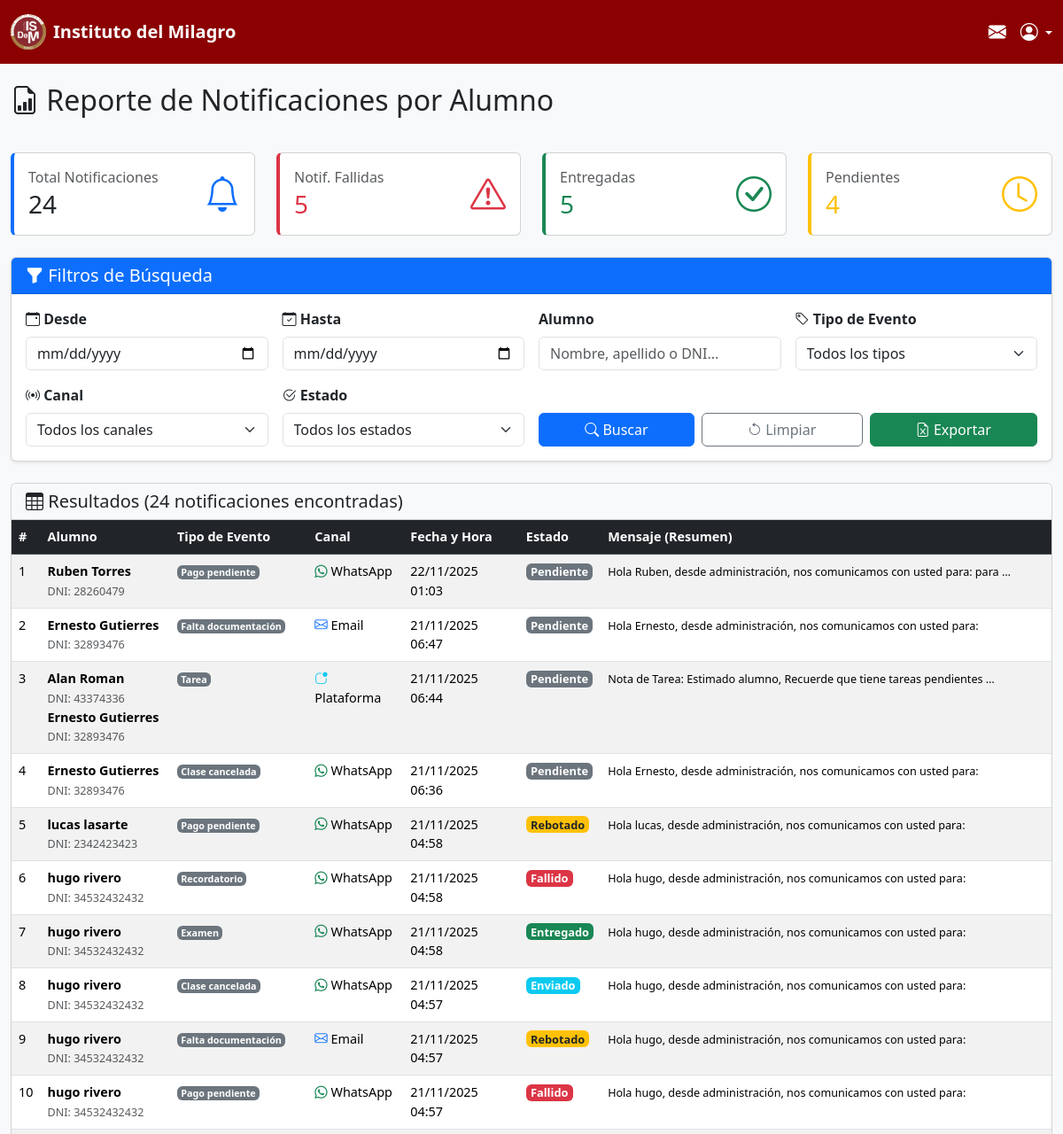
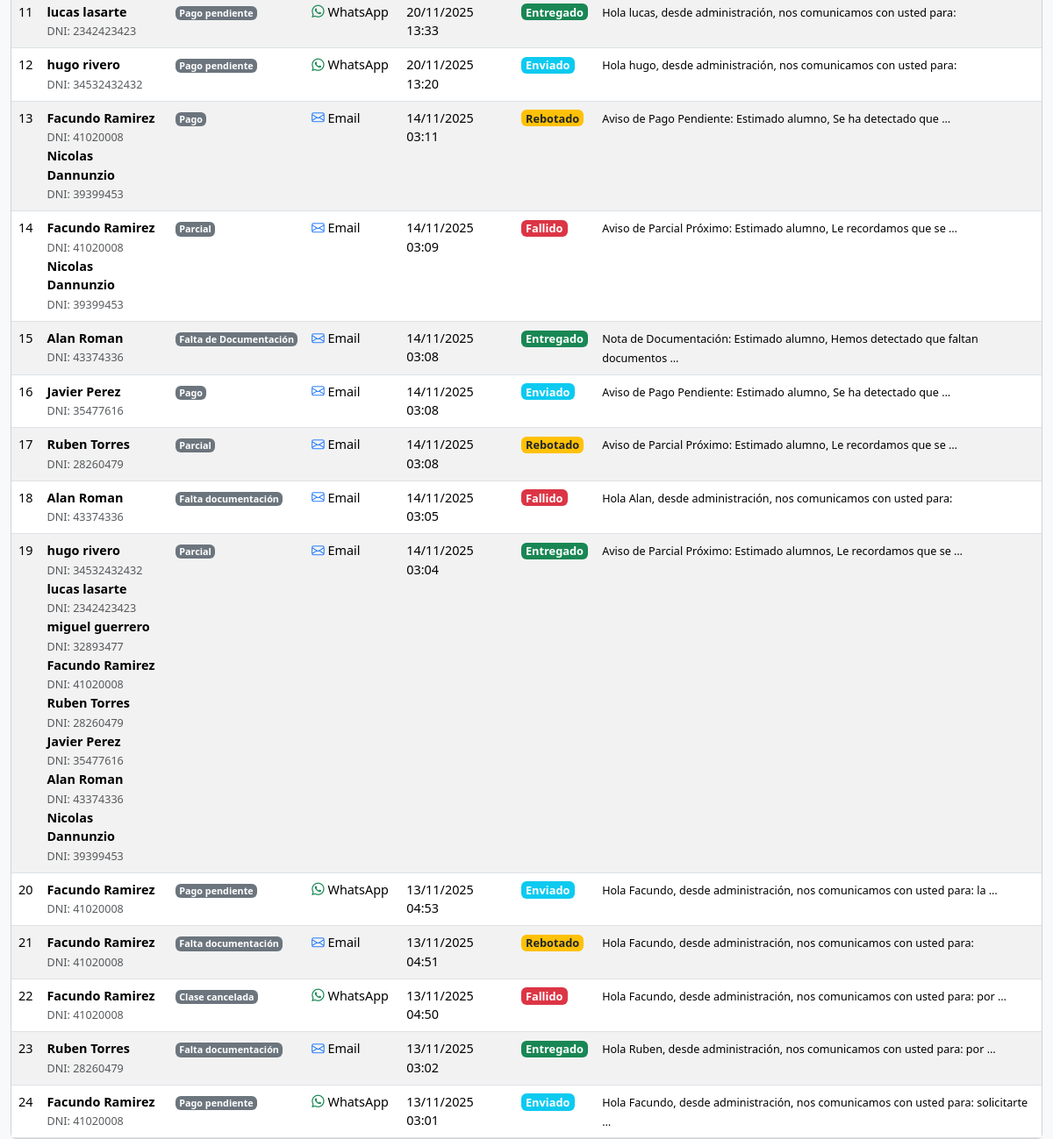
The page /reporte-notificaciones/ (signed in) on the database as committed earlier (2 pictures, top to bottom).
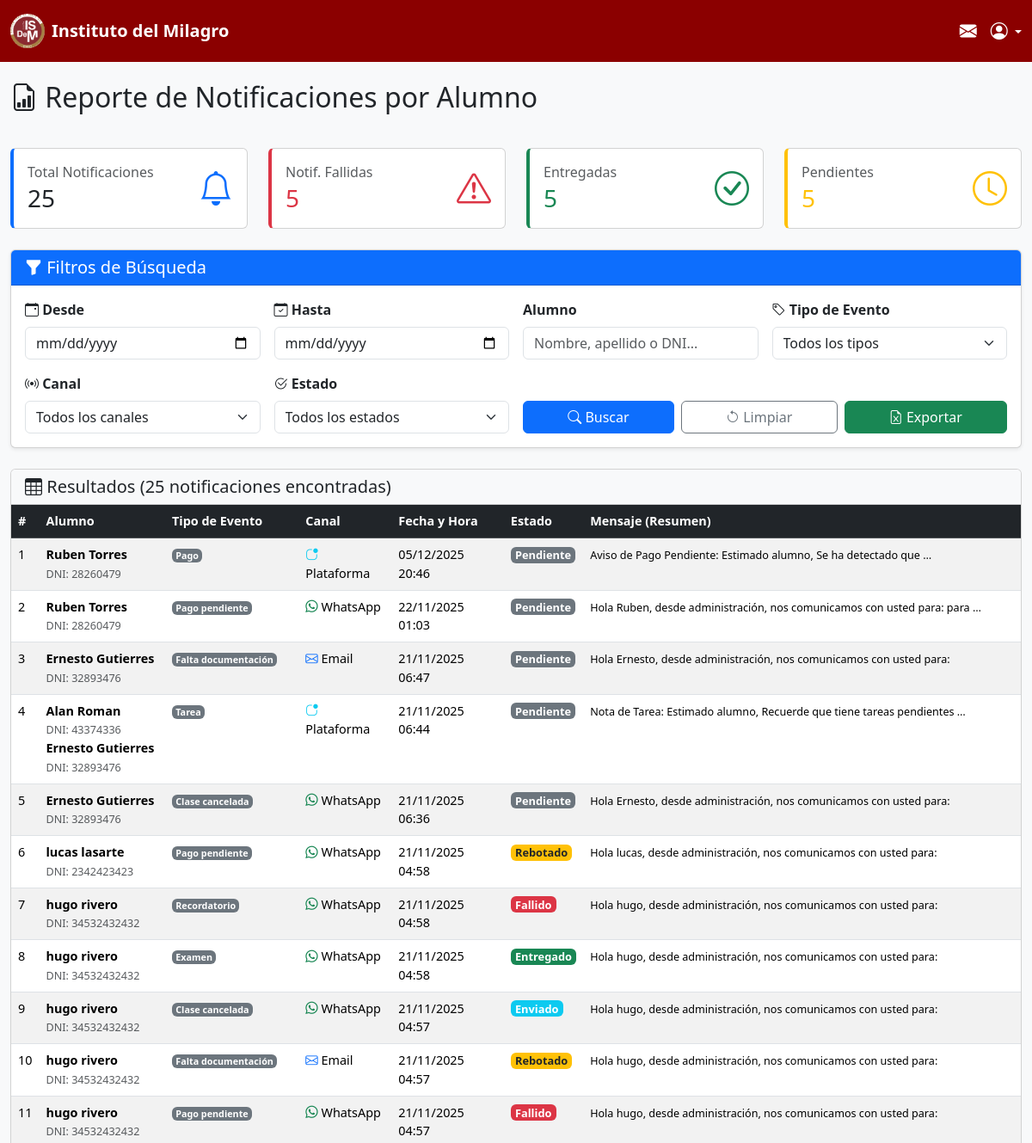
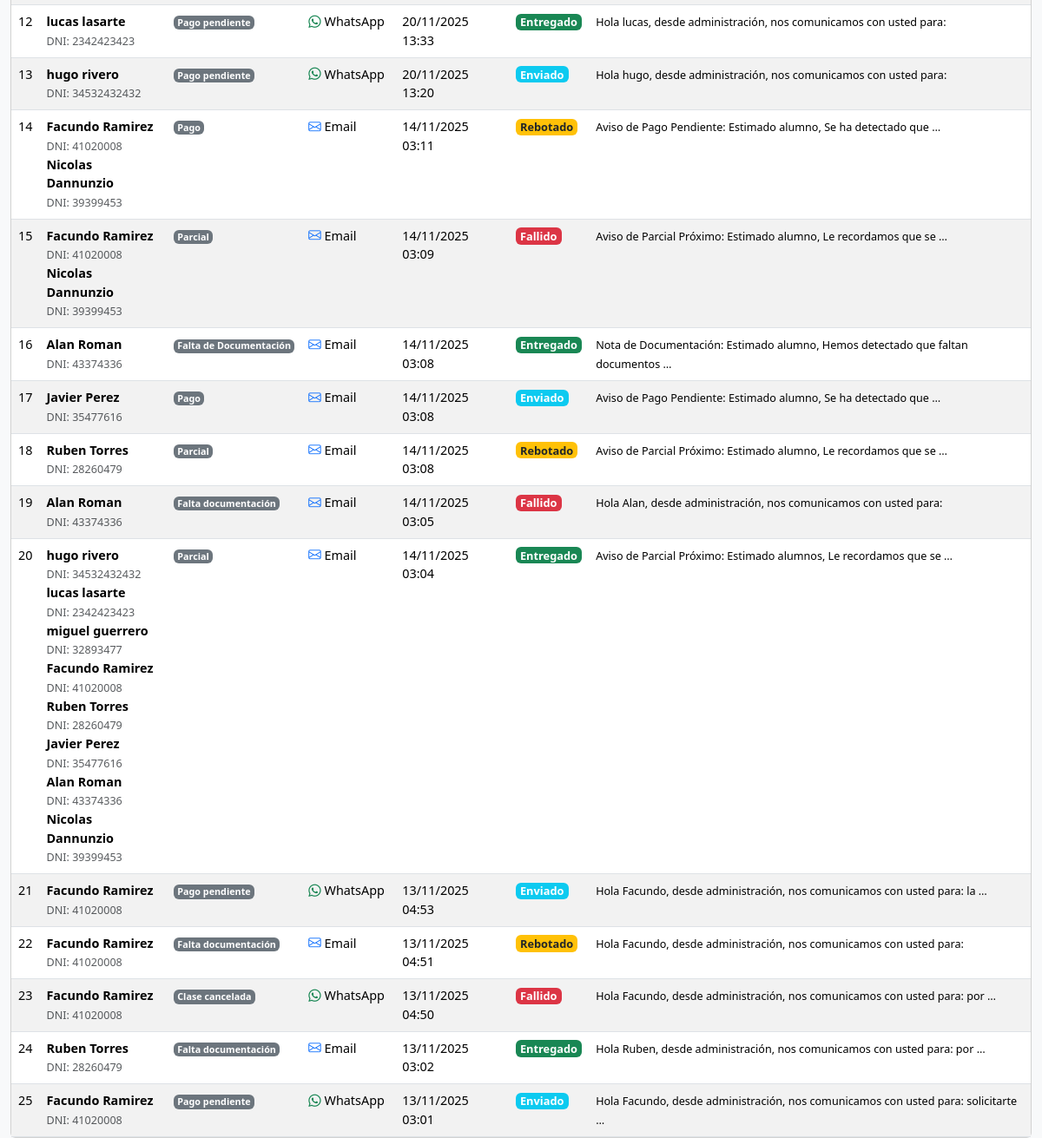
The same page on the database as committed later (2 pictures, top to bottom).
### mensajes/models.py (models this page shows, shortened)
class Notificacion(models.Model):
    alumnos = models.ManyToManyField('PerfilAlumno')
    tipo = models.ForeignKey(TipoNotificacion, on_delete=models.CASCADE)
    fecha_envio = models.DateTimeField(auto_now_add=True)
    estado_envio = models.CharField(max_length=50)  # "Enviado", "Fallido", "Pendiente","visto"
    mensaje = models.TextField(default="mensaje por defecto")

class PerfilAlumno(models.Model):
    user = models.OneToOneField(User, on_delete=models.CASCADE)
    dni = models.CharField(max_length=20, unique=True)
    telefono = models.CharField(max_length=20, blank=True, null=True)
    direccion = models.CharField(max_length=200, blank=True, null=True)
    carrera = models.ForeignKey(Carrera, on_delete=models.SET_NULL, blank=True, null=True)
    estado_documentacion = models.BooleanField(default=True)  # True = completa, False = faltante
    estado_pago = models.BooleanField(default=True)  # True = al día, False = pendiente

class TipoNotificacion(models.Model):
    nombre_tipo = models.CharField(max_length=100)
    canal = models.CharField(max_length=100, default='Email')
    fecha = models.DateField(auto_now_add=True)
    carrera = models.ForeignKey(
        'Carrera',
        on_delete=models.CASCADE,
        related_name='notificaciones',
        null=True,      # ✅ permite valores nulos
        blank=True      # ✅ no lo exige en formularios
    )

### mensajes/views.py (the view, shortened to what this page needs)
# urls.py: path('reporte-notificaciones/', views.reporte_notificaciones, name='reporte_notificaciones'),
@login_required
def reporte_notificaciones(request):
    notificaciones = Notificacion.objects.select_related(
        'tipo'
    ).prefetch_related('alumnos__user', 'alumnos__carrera')
    fecha_desde = request.GET.get('fecha_desde', '').strip()
    fecha_hasta = request.GET.get('fecha_hasta', '').strip()
    alumno_query = request.GET.get('alumno', '').strip()
    if alumno_query:
        notificaciones = notificaciones.filter(
            Q(alumnos__user__first_name__icontains=alumno_query) |
            Q(alumnos__user__last_name__icontains=alumno_query) |
            Q(alumnos__dni__icontains=alumno_query)
        )
    tipo_evento = request.GET.get('tipo_evento', '').strip()
    if tipo_evento:
        notificaciones = notificaciones.filter(tipo_id=tipo_evento)
    estado_envio = request.GET.get('estado_envio', '').strip()
    if estado_envio:
        notificaciones = notificaciones.filter(estado_envio=estado_envio)
    canal = request.GET.get('canal', '').strip()
    if canal:
        notificaciones = notificaciones.filter(tipo__canal=canal)
    notificaciones = notificaciones.order_by('-fecha_envio')
    notificaciones = notificaciones.distinct()
    total_notificaciones = notificaciones.count()
    notificaciones_fallidas = notificaciones.filter(
        estado_envio='Fallido'
    ).count()
    notificaciones_enviadas = notificaciones.filter(estado_envio='Enviado').count()
    notificaciones_entregadas = notificaciones.filter(estado_envio='Entregado').count()
    notificaciones_pendientes = notificaciones.filter(estado_envio='Pendiente').count()
    tipos_notificacion = TipoNotificacion.objects.all().order_by('nombre_tipo')
    estados_disponibles = [
        ('Pendiente', 'Pendiente'),
        ('Enviado', 'Enviado'),
        ('Entregado', 'Entregado'),
        ('Fallido', 'Fallido'),
    ]
    canales_disponibles = [
        ('Email', 'Correo Electrónico'),
        ('SMS', 'Mensaje de Texto'),
        ('WhatsApp', 'WhatsApp'),
        ('Plataforma', 'Sistema Interno'),
    ]
    context = {
        'notificaciones': notificaciones,
        'total_notificaciones': total_notificaciones,
        'notificaciones_fallidas': notificaciones_fallidas,
        'notificaciones_enviadas': notificaciones_enviadas,
        'notificaciones_entregadas': notificaciones_entregadas,
        'notificaciones_pendientes': notificaciones_pendientes,
        'tipos_notificacion': tipos_notificacion,
        'estados_disponibles': estados_disponibles,
        'canales_disponibles': canales_disponibles,
        'fecha_desde': fecha_desde,
        'fecha_hasta': fecha_hasta,
        'alumno_query': alumno_query,
        'tipo_evento': tipo_evento,
        'estado_envio': estado_envio,
        'canal': canal,
        'filtros_activos': bool(fecha_desde or fecha_hasta or alumno_query or tipo_evento or estado_envio or canal),
    }
    return render(request, 'mensajes/reporte_notificaciones.html', context)

### mensajes/templates/mensajes/reporte_notificaciones.html (shortened to what the changed rows need)
<!DOCTYPE html>
<html lang="es">
<head>
    <link href="https://cdn.jsdelivr.net/npm/bootstrap@5.3.1/dist/css/bootstrap.min.css" rel="stylesheet">
    <link rel="stylesheet" href="https://cdn.jsdelivr.net/npm/bootstrap-icons@1.11.3/font/bootstrap-icons.min.css">
</head>
<body>
    <div class="container-fluid mt-4">
        <div class="row mb-4">
            <div class="col-12">
                <h2 class="mb-0">
                    <i class="bi bi-file-earmark-bar-graph"></i>
                    Reporte de Notificaciones por Alumno
                </h2>
            </div>
        </div>
        <div class="row mb-4">
            <div class="col-md-3">
                <div class="card stats-card">
                    <div class="card-body">
                        <div class="d-flex justify-content-between align-items-center">
                            <div>
                                <h6 class="text-muted mb-1">Total Notificaciones</h6>
                                <h3 class="mb-0">{{ total_notificaciones }}</h3>
                            </div>
                        </div>
                    </div>
                </div>
            </div>
            <div class="col-md-3">
                <div class="card stats-card warning">
                    <div class="card-body">
                        <div class="d-flex justify-content-between align-items-center">
                            <div>
                                <h6 class="text-muted mb-1">Pendientes</h6>
                                <h3 class="mb-0 text-warning">{{ notificaciones_pendientes }}</h3>
                            </div>
                        </div>
                    </div>
                </div>
            </div>
        </div>
        <div class="card">
    <div class="card-header bg-light">
        <h5 class="mb-0">
            <i class="bi bi-table"></i>
            Resultados ({{ total_notificaciones }} notificaciones encontradas)
        </h5>
    </div>
    <div class="card-body p-0">
        <div class="table-responsive">
            <table class="table table-hover table-striped mb-0" id="tablaNotificaciones">
                <thead class="table-dark">
                    <tr>
                        <th>#</th>
                        <th>Alumno</th>
                        <th>Tipo de Evento</th>
                        <th>Canal</th>
                        <th>Fecha y Hora</th>
                        <th>Estado</th>
                        <th>Mensaje (Resumen)</th>
                    </tr>
                </thead>
                <tbody>
                    {% for notif in notificaciones %}
                        <tr>
                            <td>{{ forloop.counter }}</td>
                            <td>
                                {% for alumno in notif.alumnos.all %}
                                    <div>
                                        <strong>{{ alumno.user.get_full_name }}</strong><br>
                                        <small class="text-muted">DNI: {{ alumno.dni }}</small>
                                    </div>
                                {% endfor %}
                            </td>
                            <td>
                                <span class="badge bg-secondary">
                                    {{ notif.tipo.nombre_tipo }}
                                </span>
                            </td>
                            <td>
                                {% if notif.tipo.canal == 'Email' %}
                                    <i class="bi bi-envelope text-primary"></i> Email
                                {% elif notif.tipo.canal == 'SMS' %}
                                    <i class="bi bi-phone text-success"></i> SMS
                                {% elif notif.tipo.canal == 'WhatsApp' %}
                                    <i class="bi bi-whatsapp text-success"></i> WhatsApp
                                {% elif notif.tipo.canal == 'Plataforma' %}
                                    <i class="bi bi-app-indicator text-info"></i> Plataforma
                                {% else %}
                                    <i class="bi bi-bell"></i> {{ notif.tipo.canal }}
                                {% endif %}
                            </td>
                            <td>
                                {% if notif.fecha_envio %}
                                    {{ notif.fecha_envio|date:"d/m/Y H:i" }}
                                {% else %}
                                    <span class="text-muted">Sin enviar</span>
                                {% endif %}
                            </td>
                            <td>
                                {% if notif.estado_envio == 'Enviado' %}
                                    <span class="badge badge-estado bg-info">Enviado</span>
                                {% elif notif.estado_envio == 'Entregado' %}
                                    <span class="badge badge-estado bg-success">Entregado</span>
                                {% elif notif.estado_envio == 'Fallido' %}
                                    <span class="badge badge-estado bg-danger">Fallido</span>
                                {% elif notif.estado_envio == 'Rebotado' %}
                                    <span class="badge badge-estado bg-warning text-dark">Rebotado</span>
                                {% elif notif.estado_envio == 'Pendiente' %}
                                    <span class="badge badge-estado bg-secondary">Pendiente</span>
                                {% elif notif.estado_envio == 'Leido' %}
                                    <span class="badge badge-estado bg-primary">Leído</span>
                                {% else %}
                                    <span class="badge badge-estado bg-dark">{{ notif.estado_envio }}</span>
                                {% endif %}
                            </td>
                            <td>
                                <small>{{ notif.mensaje|truncatewords:10 }}</small>
                            </td>
                        </tr>
                    {% endfor %}
                </tbody>
            </table>
        </div>
    </div>
</div>
    </div>
</body>
</html>

Rows that differ between the two databases and show on the page:
added Notificacion: tipo.nombre_tipo "Pago", shows "Plataforma", fecha_envio "05/12/2025 20:46", estado_envio "Pendiente", mensaje "Aviso de Pago Pendiente: Estimado alumno, Se ha detectado que …", PerfilAlumno (user.get_full_name "Ruben Torres", dni "28260479")
Other text that changed with them:
{{ total_notificaciones }}: "24" → "25"
{{ notificaciones_pendientes }}: "4" → "5"
